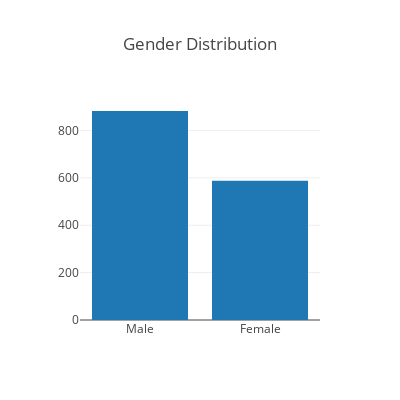

The notebook cell saved with this chart:
### Code cell
data = [go.Bar(
            x=temp.index,
            y=temp.values
    )]
layout = go.Layout(
    autosize=False,
    width=400,
    height=400,title = "Gender Distribution",
)

fig = go.Figure(data=data, layout=layout)
iplot(fig)

### Figure 1 — Plotly figure (JSON) as saved in the notebook; plotly's stock layout.template omitted (floating-point values rounded to 4 significant figures)
{"data": [{"type": "bar", "x": ["Male", "Female"], "y": [882, 588]}], "layout": {"autosize": false, "height": 400, "title": "Gender Distribution", "width": 400}}
